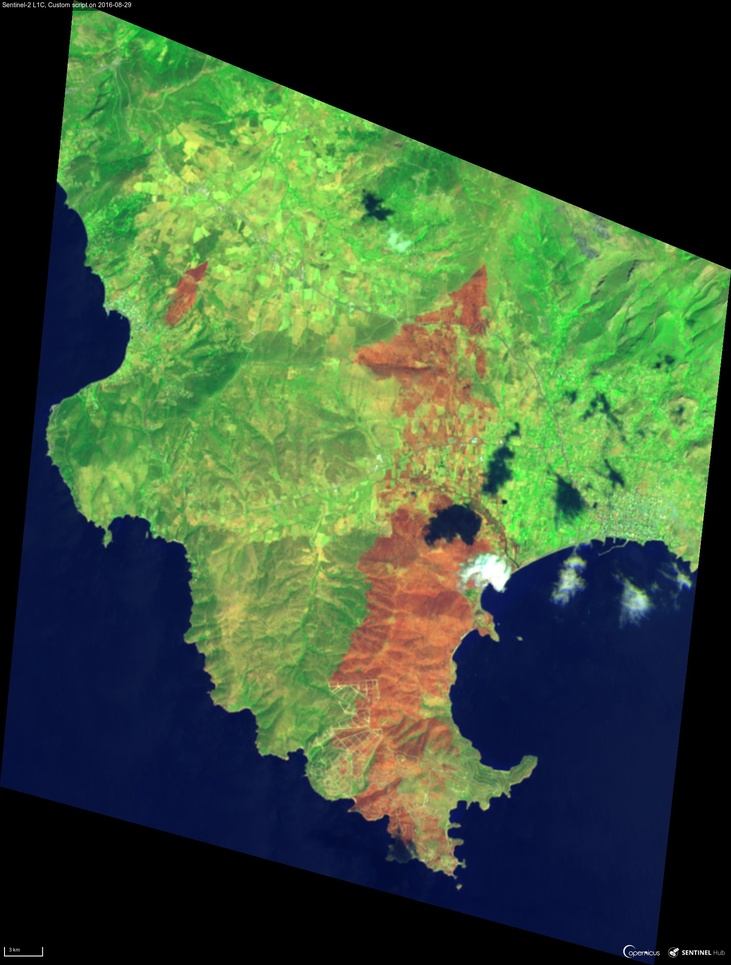
#> input picture fire-detection/composite-fire.jpg, 731 x 965 px, shrunk from 1624 x 2144 before the run
$ python identify-fire.py --image composite-fire.jpg
#> lines starting #> are read from the running program, lines starting #| are printed output that depends on the picture; after the words box and inside, x2 and y2 are one past the last pixel; in counts of white or black regions, pixels touching at a corner belong together
import argparse
import cv2
import numpy as np

def print_error():
    print("-1")

def print_fire(x, y, w, h):
    print("[%d,%d,%d,%d]" % (x, y, w, h))

def print_no_fire():
    print("0")

#Using romanian notation

#load the image
ap = argparse.ArgumentParser()
ap.add_argument("-i", "--image", required=True, help="Path to the image")
ap.add_argument("-t", "--type", required=False, help="uniform to remove small disturbances, unique to highlight them. Uniform is on by default")
ap.add_argument("-f", "--filter", required=False, help="open to remove false positives, close to remove false negatives, none for nether, none by default")
ap.add_argument("-a", "--all", required=False, help="y to show all images, n to not. n by default")
ap.add_argument("-o", "--output", required=False, help="path for where to save the segmented image")
args = vars(ap.parse_args())

# Arg Strings
image = cv2.imread(args["image"])
#> image is the input picture: shape (965, 731, 3); mean B, G, R 55.5, 84.8, 59.9
sType = str(args["type"])
sFilter = str(args["filter"])
sAll = str(args["all"])
sOutput = str(args["output"])

# ---- Arg error handling ----

#first filter
if (sType == "uniform") or (sType == "None"):
    bUniform = True
elif (sType == "unique"):
    bUniform = False
else:
    #print("Error: " + sType + " is not a valid argument: Please select uniform to remove small disturbances, unique to highlight them")
    print_error()
    exit()

#second filter
if(sFilter == "None") or (sFilter == "none"):
    bSecond_Filter = False;
    bOpen = True
elif (sFilter == "open"):
    bOpen = True
    bSecond_Filter = True;
elif (sFilter == "close"):
    bOpen = False
    bSecond_Filter = True;
else:
    #print("Error: " + sFilter + " is not a valid argument: open to remove false positives, close to remove false negatives, none for nether")
    print_error()
    exit()

#show all images
if (sAll == "y"):
    bAll = True
elif (sAll == "n") or (sAll == "None"):
    bAll = False
else:
    #print("Error: " + sAll + " is not a valid argument: y to show all images, n to not. n by default")
    print_error()
    exit()


#Colour Filtering

hsv = cv2.cvtColor(image, cv2.COLOR_BGR2HSV)
#> hsv: shape (965, 731, 3); mean H, S, V 51.2, 122.9, 99

#hsv is hue sat value

lower_red = np.array([0,120,0]) #0,130,0 filter
upper_red = np.array([10,255,255])

mask = cv2.inRange(hsv, lower_red, upper_red)
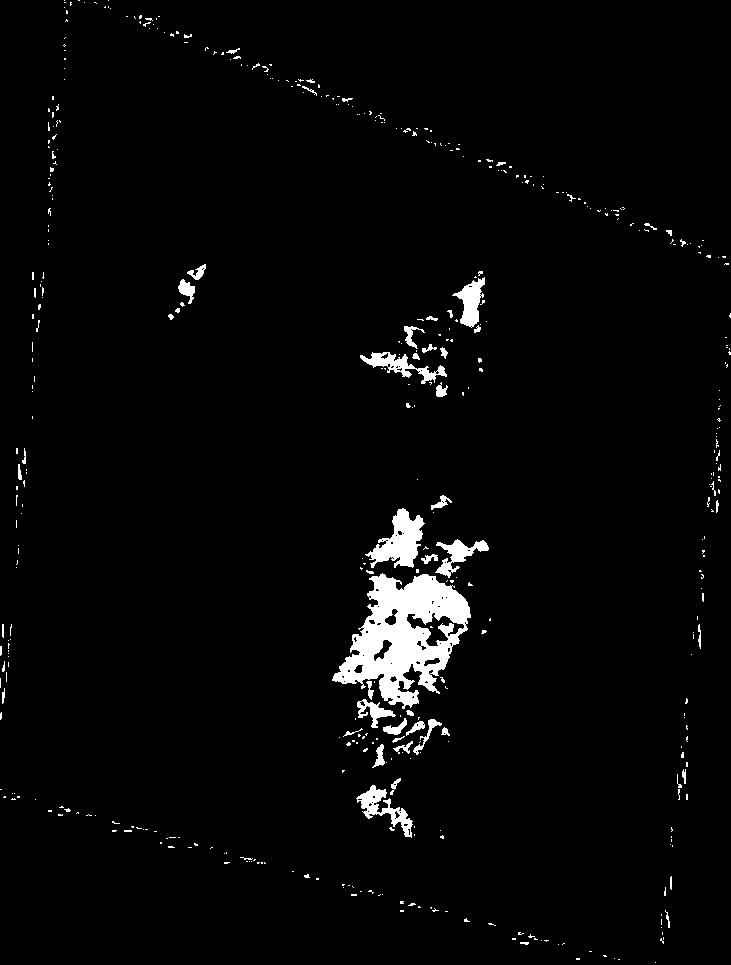
#> mask: shape (965, 731); 2.8% white; 472 white regions (417 under 20 px), largest, box (x1, y1, x2, y2) and area: (332, 573, 471, 709) 9409, (365, 508, 425, 568) 1750, (356, 785, 413, 838) 939
res = cv2.bitwise_and(image, image, mask = mask) #both in the frame
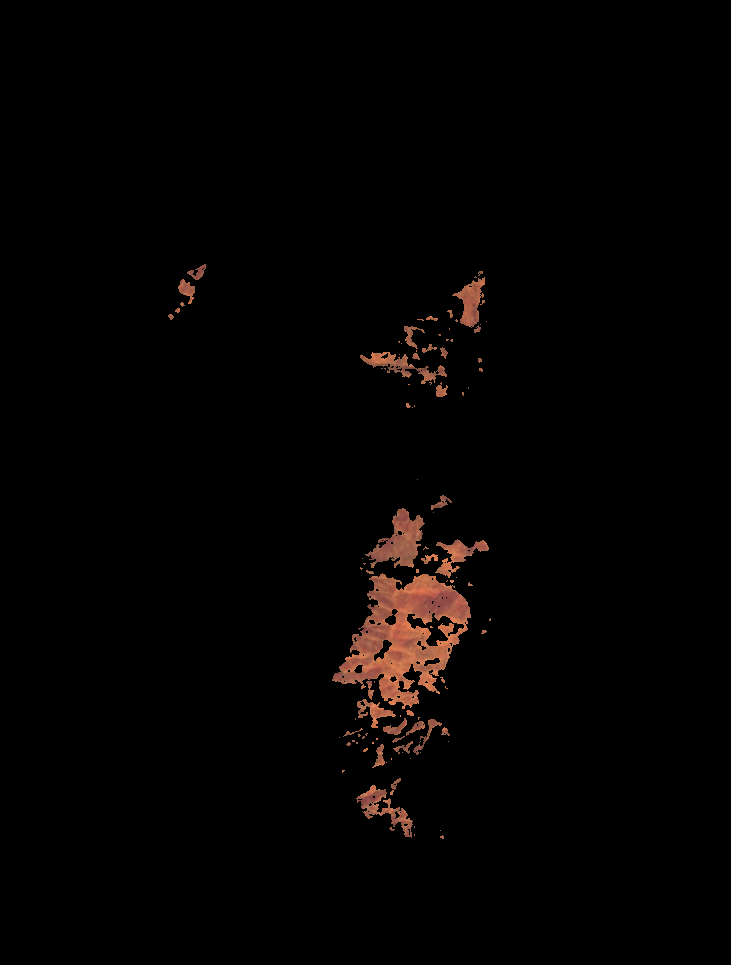
#> res: shape (965, 731, 3); mean B, G, R 1.9, 2.5, 4.3

kernel = np.ones((5,5), np.uint8)

if (bUniform):
    # Eroding
    image_type = cv2.erode(mask, kernel, iterations=1)
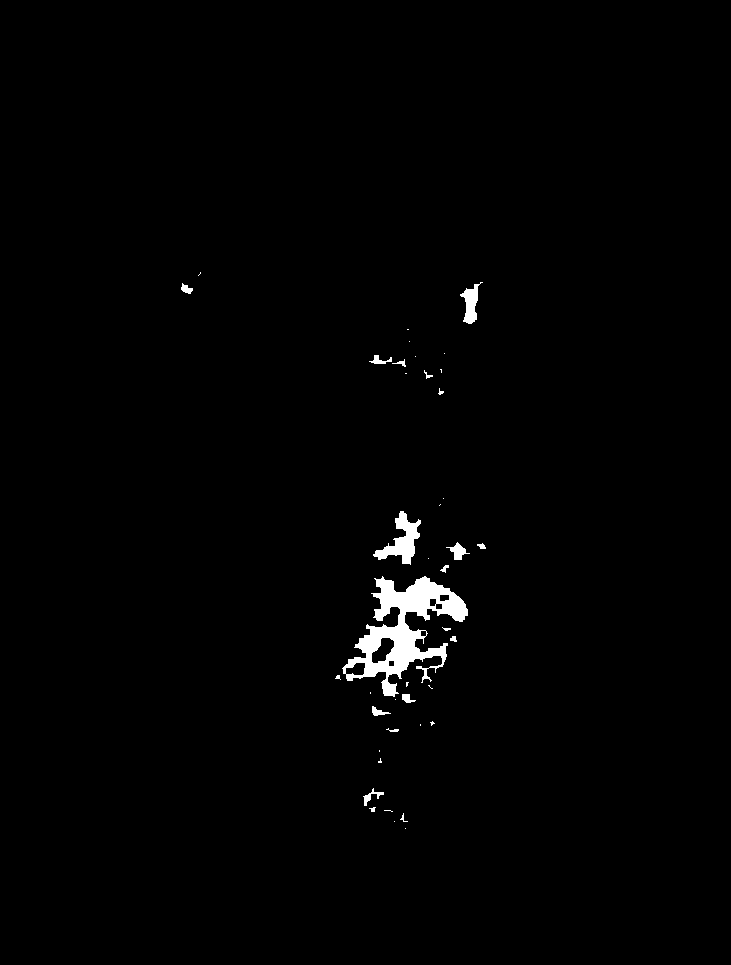
#> image_type: shape (965, 731); 1.1% white; 41 white regions (23 under 20 px), largest, box (x1, y1, x2, y2) and area: (342, 576, 468, 697) 5543, (373, 511, 421, 565) 1011, (460, 282, 483, 324) 442
else:
    # Dilating
    image_type = cv2.dilate(mask, kernel, iterations=1)

if(bSecond_Filter):
    if (bOpen):
        image_filtered = cv2.morphologyEx(image_type, cv2.MORPH_OPEN, kernel)  # false positives
    else:
        image_filtered = cv2.morphologyEx(image_type, cv2.MORPH_CLOSE, kernel)  # false negatives

if(bSecond_Filter):
    coords = cv2.findNonZero(image_filtered)
else:
    coords = cv2.findNonZero(image_type)
#> coords = contour of 7983 points, box (x1, y1, x2, y2) (181, 272, 486, 829), area 60534

if (coords is not None and len(coords) > 1):
    (x, y, w, h) = cv2.boundingRect(coords)
#> x = 181; y = 272; w = 305; h = 557

    margin = 75
    x0 = max(0, x - margin)
#> x0 = 106
    x1 = min(image.shape[1], x + w + margin)
#> x1 = 561
    y0 = max(0, y - margin)
#> y0 = 197
    y1 = min(image.shape[0], y + h + margin)
#> y1 = 904

    print_fire(x0, x1, y0, y1)
#| [106,561,197,904]

    segmented = image[y0:y1, x0:x1]
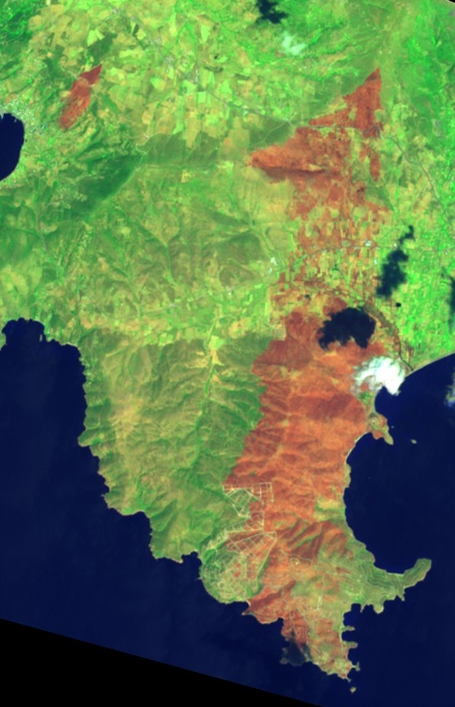
#> segmented: shape (707, 455, 3); mean B, G, R 75.9, 119.9, 94.9

    if (sOutput != "None"):
        cv2.imwrite(sOutput, segmented)
else:
    print_no_fire()

if (bAll):
    cv2.imshow('image', image)
    cv2.imshow('res', res)
    cv2.imshow('image_type', image_type)
    cv2.imshow('image_filtered', image_filtered)

    if (segmented is not None):
        cv2.imshow('segmented', segmented)

# determine if there is a fire
if(bSecond_Filter):
    non_zero_post = cv2.countNonZero(image_filtered)
else:
    non_zero_post = cv2.countNonZero(image_type)
#> non_zero_post = 7983

# [4 lines of commented-out code are left out]

cv2.waitKey(0)
